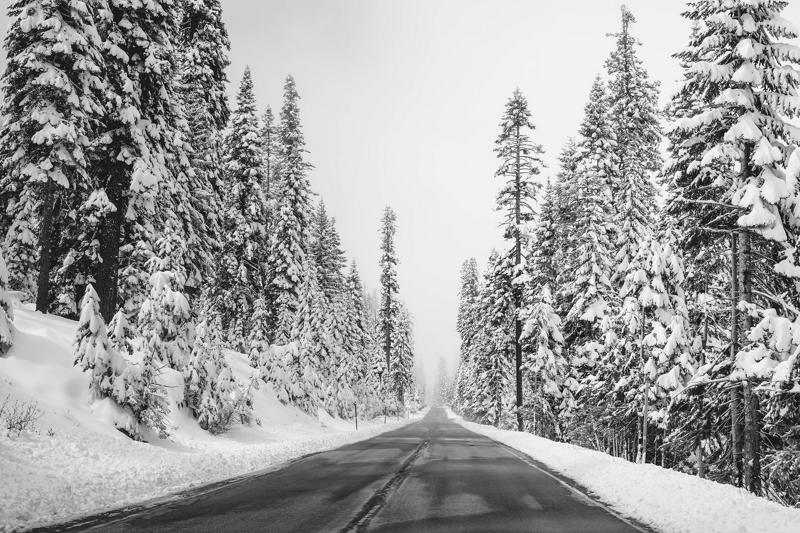
%> input picture week2/Image Enhancement/images/image2.jpg, 800 x 533 px
$ octave main_sec4_3_1.m   (GNU Octave 9; MATLAB toolbox functions it lacks are replaced by stand-ins)
%> lines starting %> are read from the running program, lines starting %| are printed output that depends on the picture; in (x1, y1, x2, y2) boxes, pixels count from 0 and x2, y2 are one past the last pixel; in counts of white or black regions, pixels touching at a corner belong together; the program's own positions count from 1
%> further down, image is the input picture: size 533x800 uint8; min 0, max 255, mean 160
### week2/Image Enhancement/compute_gradient.m
function [Gx, Gy, im_magnitude,im_direction] = compute_gradient(image)
sobel = [1, 0, -1; 2, 0, -2; 1, 0, -1]; % define the sobel kernel for x-direction (transpose for y-direction).
Gx = imfilter(image, sobel, 'replicate', 'conv'); % compute Gx by convolution between image and sobel filter.
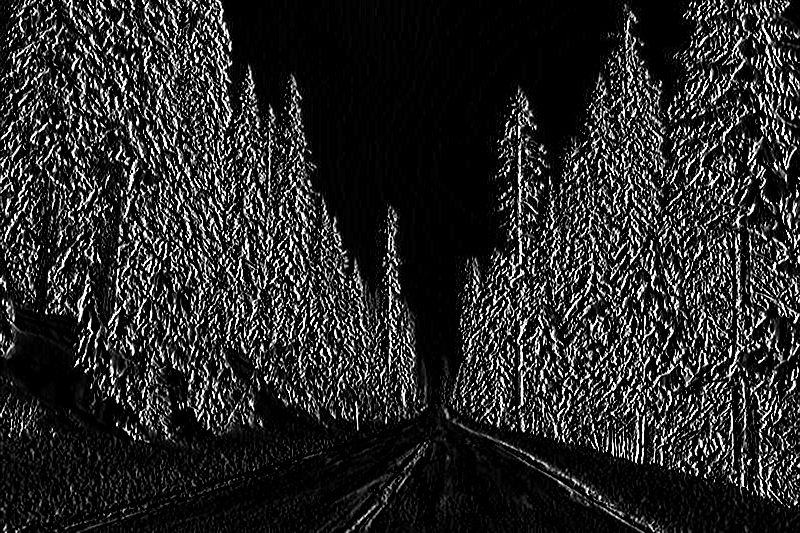
%> Gx: size 533x800 uint8; min 0, max 255, mean 40.4
Gy = imfilter(image, sobel', 'replicate', 'conv'); % compute Gy by convolution between image and (transposed) sobel filter.
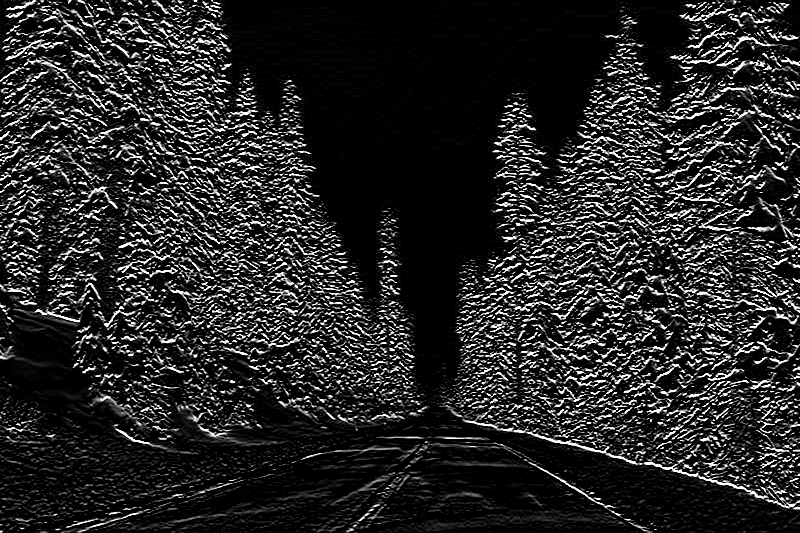
%> Gy: size 533x800 uint8; min 0, max 255, mean 38.9
im_magnitude = sqrt(Gx.^2 + Gy.^2);
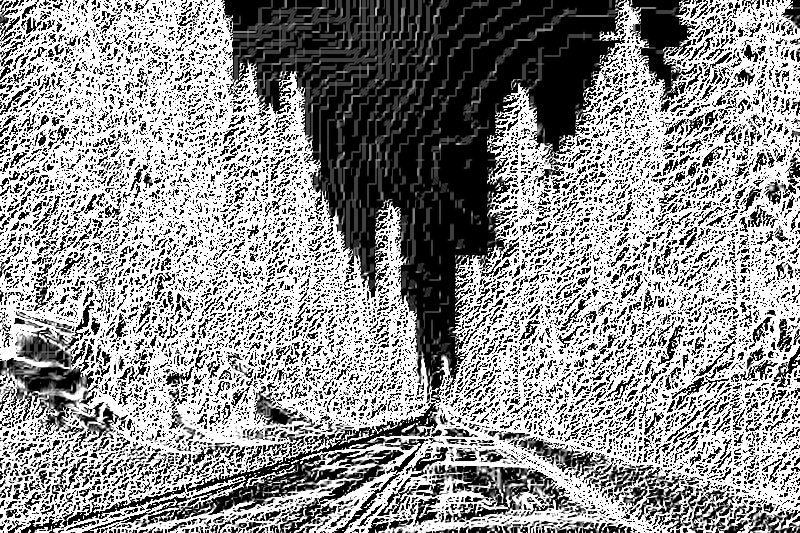
%> im_magnitude: size 533x800 double; min 0, max 15.97, mean 9.14; drawn with min black and max white
im_direction = atan2d(-Gy, Gx); % determine the angle (in degrees) based on the conventional y-up coordinate system.
%> im_direction: size 533x800 double; every value is 0
end

### week2/Image Enhancement/main_sec4_3_1.m
image = imread('./images/image2.jpg');
[Gx, Gy, im_mag, im_dir] = compute_gradient(image);
output = figure(1);
subplot(2,2,1);
imshow(Gx);
title('Grad. of image in x-direction');
subplot(2,2,2);
imshow(Gy);
title('Grad. of image in y-direction');
subplot(2,2,3);
imshow(im_mag);
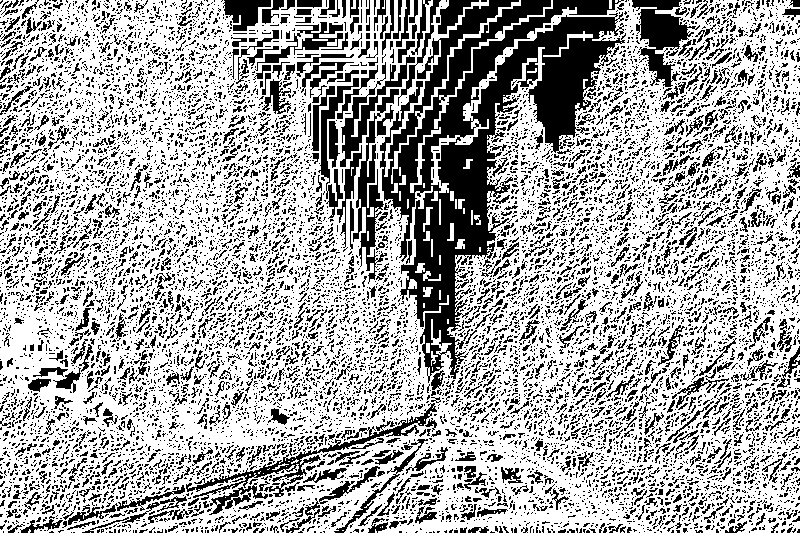
%> displayed picture: size 533x800, on the screen's scale of 0 to 255; 66.6% white; 10952 black regions (9838 under 20 px), largest, box (x1, y1, x2, y2) and area: (380, 0, 626, 383) 31428, (632, 0, 700, 87) 2551, (186, 403, 437, 500) 2270
title('Grad. magnitude of each pixel');
subplot(2,2,4);
imshow(im_dir);
title('Grad. direction of each pixel');
saveas(output,'./images_4.3/gradient.eps','epsc');

$ run again, with week2/Image Enhancement/images/image1.jpg copied over week2/Image Enhancement/images/image2.jpg
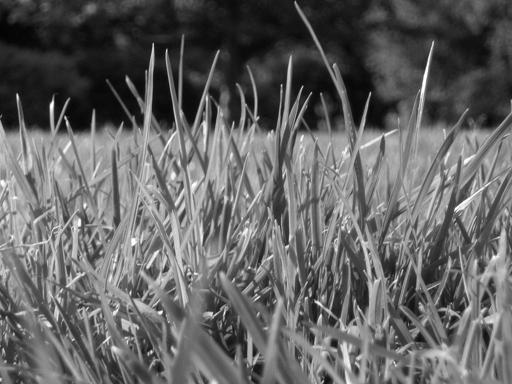
%> input picture week2/Image Enhancement/images/image1.jpg, 512 x 384 px
%> image is the input picture: size 384x512 uint8; min 0, max 255, mean 99.4
%> in compute_gradient, `Gy = imfilter(image, sobel', 'replicate', 'conv');`:
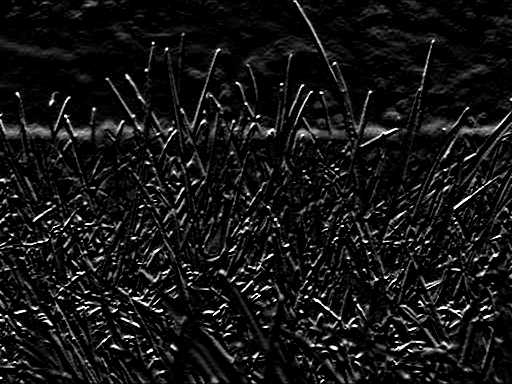
%> Gy: size 384x512 uint8; min 0, max 255, mean 20.8
%> im_direction: size 384x512 double; every value is 0
%> `imshow(im_mag);`:
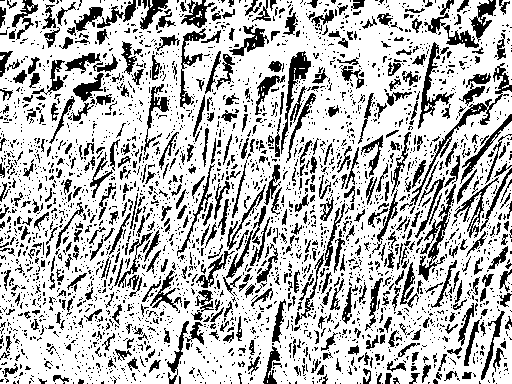
%> displayed picture: size 384x512, on the screen's scale of 0 to 255; 73.1% white; 3275 black regions (2761 under 20 px), largest, box (x1, y1, x2, y2) and area: (410, 63, 512, 205) 972, (418, 184, 456, 281) 769, (281, 51, 311, 154) 694
